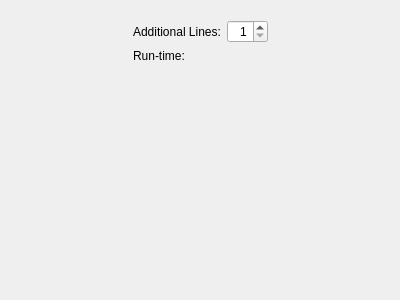
<?xml version="1.0" encoding="UTF-8"?>
<ui version="4.0">
 <class>AddingLines</class>
 <widget class="QWidget" name="AddingLines">
  <property name="geometry">
   <rect>
    <x>0</x>
    <y>0</y>
    <width>400</width>
    <height>300</height>
   </rect>
  </property>
  <property name="windowTitle">
   <string/>
  </property>
  <layout class="QHBoxLayout" name="horizontalLayout">
   <item>
    <spacer name="horizontalSpacer">
     <property name="orientation">
      <enum>Qt::Horizontal</enum>
     </property>
     <property name="sizeHint" stdset="0">
      <size>
       <width>40</width>
       <height>20</height>
      </size>
     </property>
    </spacer>
   </item>
   <item>
    <widget class="QWidget" name="widget" native="true">
     <layout class="QFormLayout" name="formLayout">
      <item row="0" column="0">
       <widget class="QLabel" name="label">
        <property name="text">
         <string>Additional Lines:</string>
        </property>
       </widget>
      </item>
      <item row="0" column="1">
       <widget class="QSpinBox" name="additional_lines">
        <property name="alignment">
         <set>Qt::AlignRight|Qt::AlignTrailing|Qt::AlignVCenter</set>
        </property>
        <property name="suffix">
         <string/>
        </property>
        <property name="minimum">
         <number>1</number>
        </property>
        <property name="maximum">
         <number>10</number>
        </property>
       </widget>
      </item>
      <item row="1" column="0">
       <widget class="QLabel" name="label_2">
        <property name="text">
         <string>Run-time:</string>
        </property>
       </widget>
      </item>
      <item row="1" column="1">
       <widget class="QLabel" name="runtime">
        <property name="text">
         <string/>
        </property>
       </widget>
      </item>
     </layout>
    </widget>
   </item>
   <item>
    <spacer name="horizontalSpacer_2">
     <property name="orientation">
      <enum>Qt::Horizontal</enum>
     </property>
     <property name="sizeHint" stdset="0">
      <size>
       <width>40</width>
       <height>20</height>
      </size>
     </property>
    </spacer>
   </item>
  </layout>
 </widget>
 <tabstops>
  <tabstop>additional_lines</tabstop>
 </tabstops>
 <resources/>
 <connections/>
</ui>
